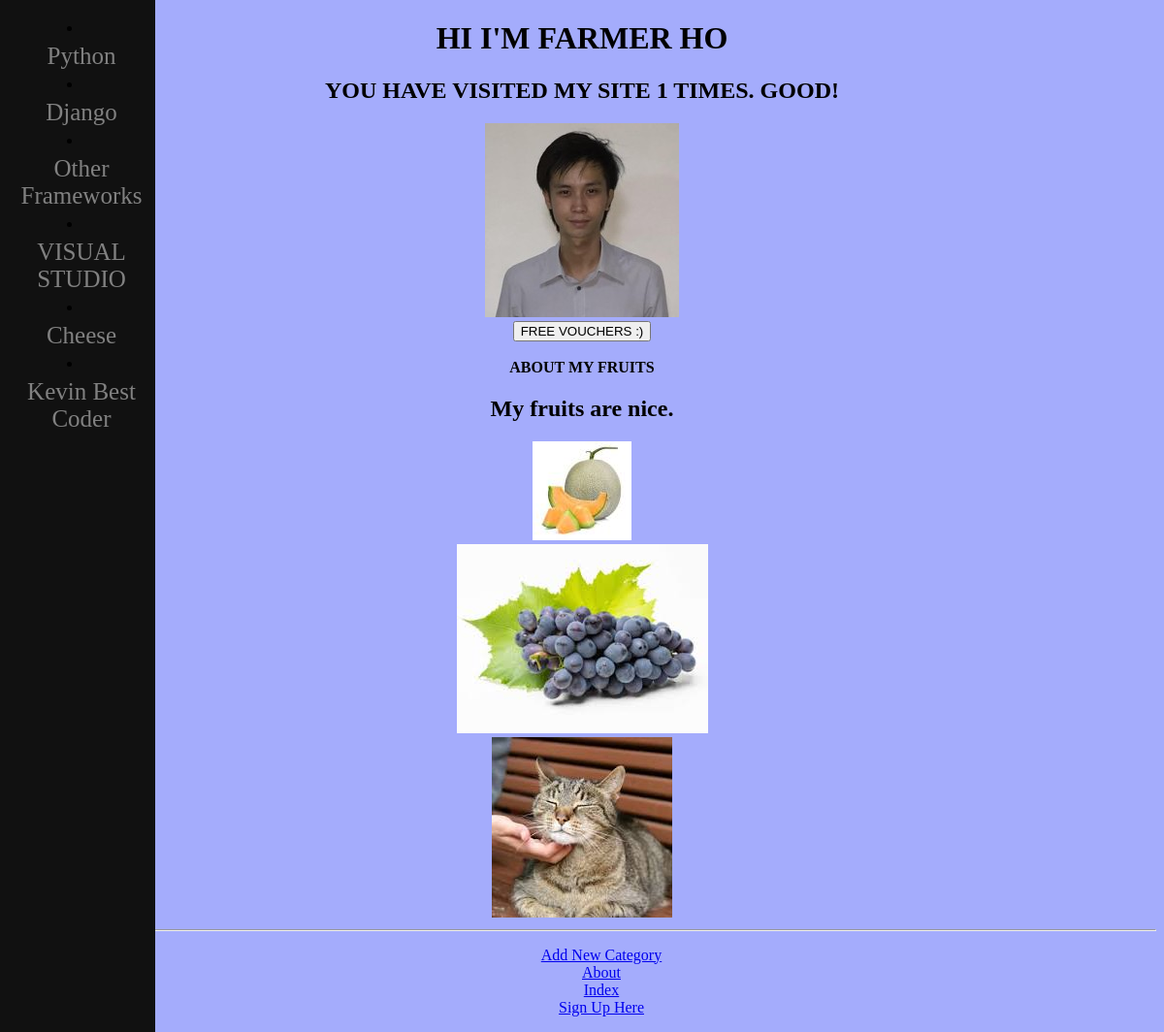
/rango/about, run on the app's committed database.
### rango/models.py (models this page shows, shortened)
class Category(models.Model):
    name = models.CharField(max_length=128, unique=True)
    views = models.IntegerField(default=0)
    likes = models.IntegerField(default=0)
    slug = models.SlugField(unique=True)
    class Meta:
        verbose_name_plural = 'categories'

### rango/views.py (the view)
# urls.py: path('about', views.about, name = 'about'),
def about(request):
    visits = int(get_server_side_cookie(request, 'visits', '1'))
    context_dict = {'boldmessage':'ABOUT MY FRUITS', 'MEDIA_URL':'/media/','visits':visits}
    return render(request, 'rango/about.html', context=context_dict) #

### rango/templatetags/rango_template_tags.py (called while the page is built)
@register.inclusion_tag('rango/cats.html') #mash up rango/cats.html with a method called get_category_list() which contains all categories
def get_category_list(cat=None):
    print(cat)
    return {'cats':Category.objects.all(),
    'act_cat':cat} #cat does not update its value to the current category being visited

### rango/views.py (called while the page is built)
def get_server_side_cookie(request, cookie, default_val=None):
    val = request.session.get(cookie)
    if not val:
        val = default_val
    return val

### templates/rango/about.html (shortened to what this page needs)
{% extends 'rango/base.html' %}
{% load static %}
{% block body_block %}
<body>
<h1>HI I'M FARMER HO</h1>
<h2> YOU HAVE VISITED MY SITE {{ visits }} TIMES. GOOD!</h2>
<div>
    <img class='img-circle' src="{% static "images/hocy.jpg" %}"
    alt = "Farmer Ho"/>
</div>
<button class="btn btn-primary" id="about-btn">
    FREE VOUCHERS :)</button>
<div>
    <br />
    <strong>{{ boldmessage}} </strong>
    <br />
    <h2>My fruits are nice.</h2>
</div>
<div>
    <img class='img-circle' src="{% static "images/rockmelon.jpg" %}"
    alt = "Farmer Ho's Rockmelons"/>
</div>
<div>
    <img src="{% static "images/grapes.jpg" %}"
    alt = "Farmer Ho's Grapes"/>
</div>
<div>
    <img src="{{ MEDIA_URL }}cat.jpg"
    alt = "Farmer Ho's Cat"/>
</div>
</body>
{% endblock %}
{% load static %}

### templates/rango/cats.html
{% for c in cats %}
    {% if c == act_cat %}
    <li>
        <strong>
        <a href="{% url 'rango:show_category' c.slug %}">{{ c.name }}</a>
        </strong>
    </li>
    {% else %}
    <li>
        <a href="{% url 'rango:show_category' c.slug %}">{{ c.name }}</a>
    </li>
    {% endif %}
{% endfor %}

### static/css/sidenav.css (style rules this page uses)
.sidenav a { padding: 6px 8px 6px 16px; text-decoration: none; font-size: 25px; color: #818181; display: block; }

### data on the page
Category: name "Python"
Category: name "Django"
Category: name "Other Frameworks"
Category: name "VISUAL STUDIO"
Category: name "Cheese"
Category: name "Kevin Best Coder"

### other printed values
{{ visits }} "1"
{{ boldmessage }} "ABOUT MY FRUITS"
